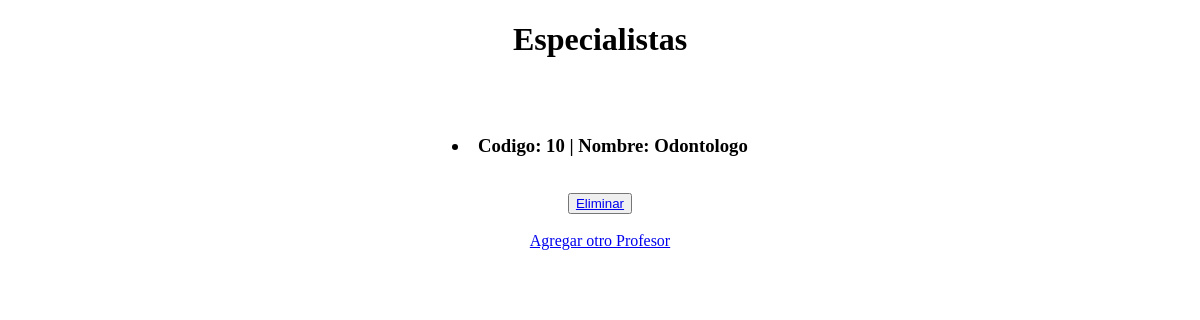
The app's page /app/leer_especialista/, older data.
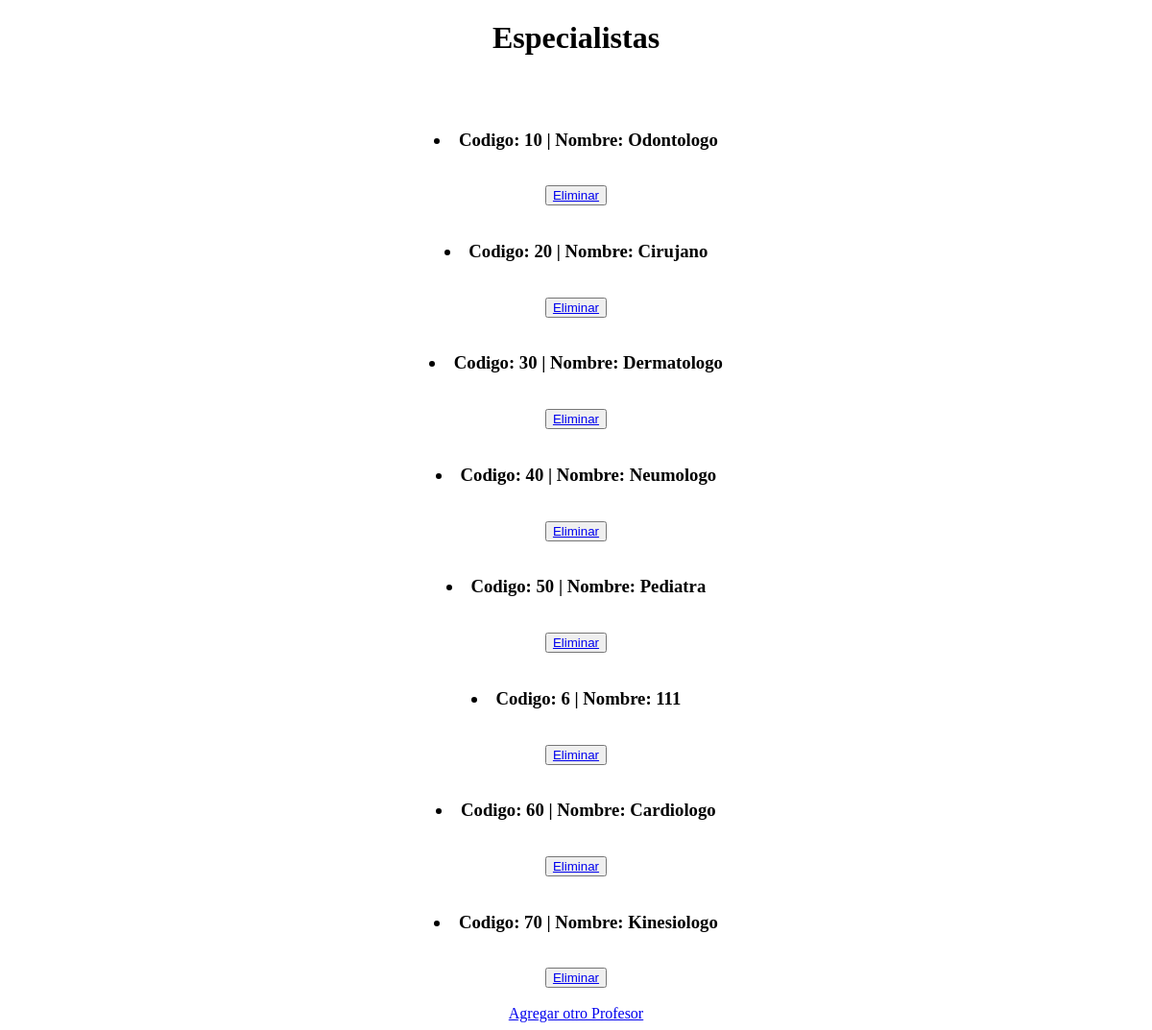
The same page, newer data.
### app/models.py (models this page shows)
class Especialistas(models.Model):
    nombre = models.CharField(max_length=40)
    codigo = models.IntegerField()
    def __str__(self):
        return f"Codigo: {self.codigo} | Nombre: {self.nombre}"

### app/views.py (the view)
# urls.py: path('leer_especialista/',views.leerEspecialista, name='leer_especialista'),
def leerEspecialista(request):
      esp = Especialistas.objects.all() #trae todos los profesionales
      contexto= {"Especialistas":esp}
      return render(request, 'appt/leer_especialista.html',contexto)

### app/templates/appt/leer_especialista.html (shortened to what this page needs)
<!DOCTYPE html>
<html lang="en">
<head>
</head>
<body  align="center" >
    <h1>Especialistas</h1>
    <br>
    {% for p in  Especialistas %}
            <br>
            <h3><li>{{p}}</li></h3>
            <br>
            <button>
                <a href="{% url 'Eliminarespecialista' p.nombre %}"> Eliminar</a>
            </button>
            <br>
        {% endfor %}
        <br>
        <a href="{% url 'EspecialitaForm' %}">Agregar otro Profesor</a>
</body>
</html>

Row changes from the older to the newer data that the page shows:
added Especialistas: codigo+nombre "Codigo: 20 | Nombre: Cirujano"
added Especialistas: codigo+nombre "Codigo: 30 | Nombre: Dermatologo"
added Especialistas: codigo+nombre "Codigo: 40 | Nombre: Neumologo"
added Especialistas: codigo+nombre "Codigo: 50 | Nombre: Pediatra"
added Especialistas: codigo+nombre "Codigo: 6 | Nombre: 111"
added Especialistas: codigo+nombre "Codigo: 60 | Nombre: Cardiologo"
added Especialistas: codigo+nombre "Codigo: 70 | Nombre: Kinesiologo"
